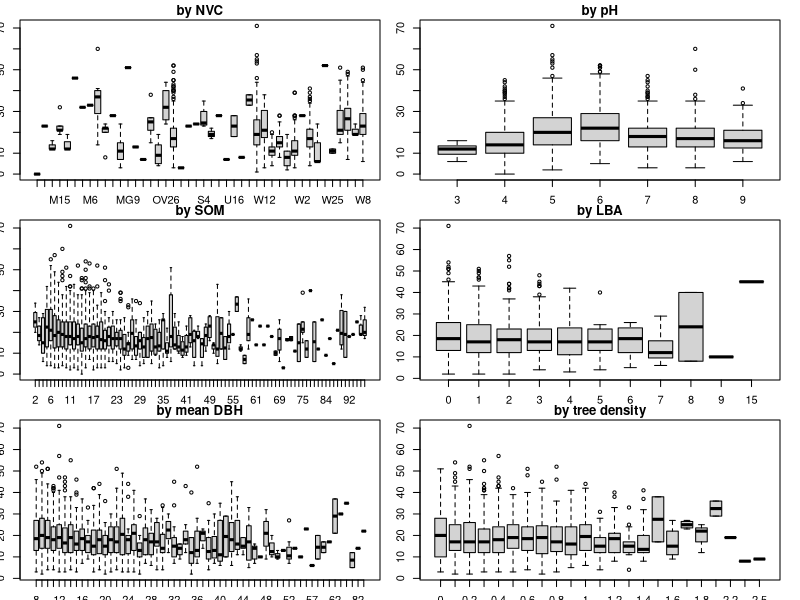
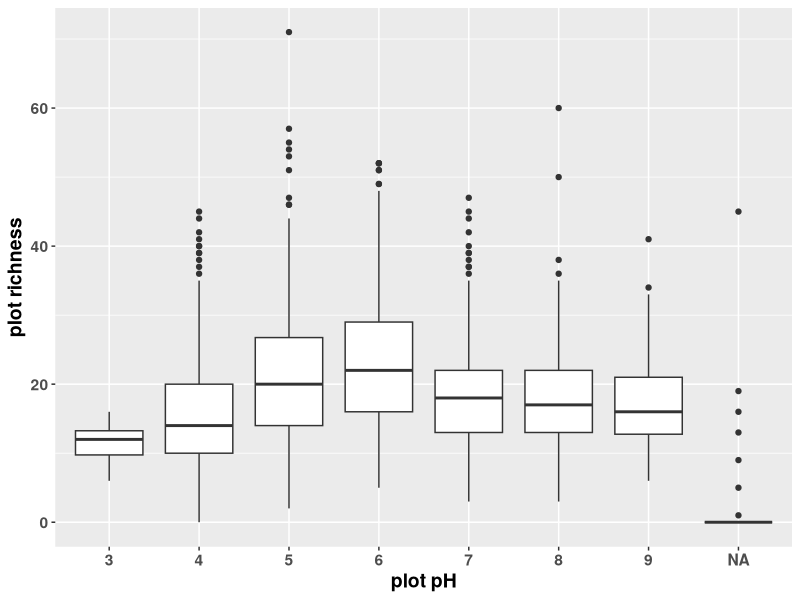

These charts were generated, in order, by the following R code:

# Vars collected from various locations and grouped together to make file
# with richness, mean dbh, and tree density added



#INPUT GroundCover, access
#     PlotVars, access
#     veg codes, csv file
#     plot_rich, ExploringNests
#     tree_density, dbh_means,  DBHAnalysis
#OUTPUT AllPlotVarsRichness.csv combines PlotVars with tree density, mean dbh and richness from
#       DBH analysis and ExploringNests
library(ggplot2)
library(dplyr)


Data = read.csv("../Data/GroundCover.csv")
Data_Yr2 = Data%>%filter(Yr_2 == 2)#%>%select(SITE,PLOT,NEST,COV,Amalgams)
colnames(Data_Yr2) = c("SITE", "PLOT","NEST","Cover","BRC_number","Year")
veg_codes = read.csv("../Data/vegetation_codes.csv")
colnames(veg_codes) = c("Species", "BRC_number")
Data_Yr2_veg = Data_Yr2%>% inner_join(veg_codes)
# now using Dat_Yr2_veg means analysis is carried out without bryophytes


data_plots = read.csv("../Data/PlotVars.csv") # this provides pH, livebasal area, SOM

#means come from MainProjDBH
data_dbh = read.csv("../Data/dbh_means.csv")

#tree_density calcuated in MainProjDBH, is sum of all trees over all dbh classes/200m2
#BUT - saplings only counted in 2 quadrants

data_tree_density = read.csv("../Data/tree_density.csv")

#plot_richness come from ExploringNests
data_rich = read.csv("../Data/plot_rich.csv")

#wrangle
# get data into long format of columns Site (with 16 plots), pH, SOM, etc


tmp_plot_vars = data_plots[c(1,2,5,7,9,11,12,14)] 


data_dbh_long = data.frame()
Plot = c(1:16)
for (i in 1:103){
  r = as.vector(t(data_dbh[i, c(2:17)]))
  Site = rep(i,16)
  tmp = as.data.frame(cbind(Site,Plot,r))
  colnames(tmp) = c("Site","Plot","mean_dbh")
  data_dbh_long = rbind(data_dbh_long,tmp)
  }



data_density_long = data.frame()
Plot = c(1:16)
for (i in 1:103){
  r = as.vector(t(data_tree_density[i, c(2:17)]))
  Site = rep(i,16)
  tmp = as.data.frame(cbind(Site,Plot,r))
  colnames(tmp) = c("Site","Plot","tree density")
  data_density_long = rbind(data_density_long,tmp)
}

data_rich_long = data.frame()
Plot = c(1:16)
for (i in 1:103){
  r = as.vector(t(data_rich[i, c(2:17)]))
  Site = rep(i,16)
  tmp = as.data.frame(cbind(Site,Plot,r))
  colnames(tmp) = c("Site","Plot","plot_richness")
  data_rich_long = rbind(data_rich_long,tmp)
}

#join tmp plot vars with data dbh long, data density long and data rich long

tmp_all = inner_join(tmp_plot_vars,data_dbh_long)
tmp_all = inner_join(tmp_all, data_density_long)
all_plot_vars = inner_join(tmp_all, data_rich_long)
      
all_plot_vars$ShortNVC = gsub("[[:lower:]]","",all_plot_vars$Yr2NVC)
write.csv(all_plot_vars,"../Data/AllPlotsVarsRichness.csv")

#plot of all NVC codes and richnesses across all woods, so spread is due to wood.

y = all_plot_vars$plot_richness
x1 = as.factor(all_plot_vars$ShortNVC)
x2= as.factor(round(all_plot_vars$pHYr2, digits = 0))
x3 = as.factor(round(all_plot_vars$SOMYr2, digits = 0))
x4 = as.factor(round(all_plot_vars$LiveBasalAreaYr2, digits = 0))
x5 =  as.factor(round(all_plot_vars$mean_dbh, digits = 0))
x6 =  as.factor(round(all_plot_vars$`tree density`, digits = 1))

#png("../Data/Talk/plot_vars.png")
par(mfrow =c(3,2), mai = c(0.2,0.2,0.2,0.2))

plot(x = x1, y = y, main = "by NVC")

plot(x = x2, y = y, main = "by pH")

plot(x = x3, y = y, main = "by SOM")

plot(x = x4, y = y, main = "by LBA")

plot(x=x5, y=y, main = "by mean DBH")

plot(x = x6, y = y, main = "by tree density")
dev.off()


# do linear model of richness against the vars and see which have a correlation
#playing around with one sit first

#colnames(var_matrix) = c("pHYr2" ,"SOMYr2","LiveBasalAreaYr2", "mean_dbh" ,"tree_density","plot_richness" )
#site83 = all_plot_vars%>%filter(Site == 83)
#var_matrix = site83[c(5,6,8,9,10,11,12)]
#var_matrix[var_matrix==0] = NA

#model_lm = lm(plot_richness~ pHYr2, data = var_matrix)


#################################


data = as.data.frame(cbind(as.factor(x2),y))

ggplot(data, aes(x = x2, y = y))+geom_boxplot()+
  xlab("plot pH")+ylab("plot richness")+
  theme(text = element_text(size = 14, face = "bold"))




